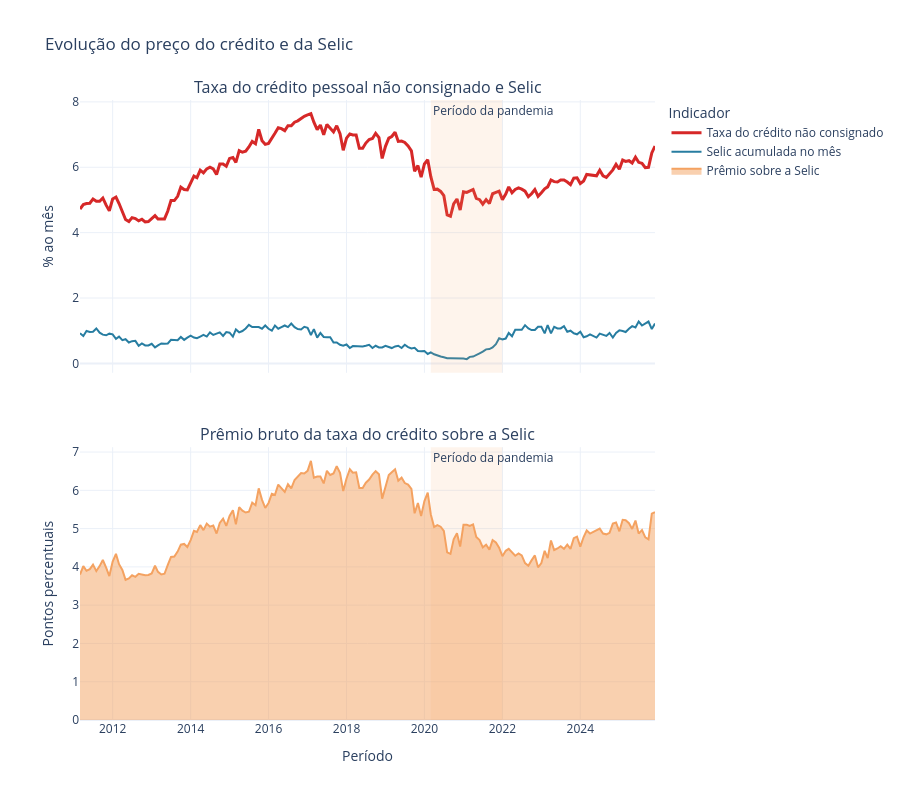

Notebook cell for this chart:
### Code cell
fig_juros = make_subplots(
    rows=2,
    cols=1,
    shared_xaxes=True,
    vertical_spacing=0.12,
    subplot_titles=[
        "Taxa do crédito pessoal não consignado e Selic",
        "Prêmio bruto da taxa do crédito sobre a Selic"
    ]
)

# Taxa do crédito
fig_juros.add_trace(
    go.Scatter(
        x=base_metricas["data"],
        y=base_metricas["juros_nao_consignado_pct_mes"],
        name="Taxa do crédito não consignado",
        line={
            "color": "#D62828",
            "width": 3
        }
    ),
    row=1,
    col=1
)

# Selic mensal
fig_juros.add_trace(
    go.Scatter(
        x=base_metricas["data"],
        y=base_metricas["selic_pct_mes"],
        name="Selic acumulada no mês",
        line={
            "color": "#277DA1",
            "width": 2
        }
    ),
    row=1,
    col=1
)

# Prêmio bruto sobre a Selic
fig_juros.add_trace(
    go.Scatter(
        x=base_metricas["data"],
        y=base_metricas["premio_sobre_selic_pp"],
        name="Prêmio sobre a Selic",
        fill="tozeroy",
        line={
            "color": "#F4A261",
            "width": 2
        }
    ),
    row=2,
    col=1
)

# Período da pandemia
fig_juros.add_vrect(
    x0="2020-03-01",
    x1="2021-12-31",
    fillcolor="#F4A261",
    opacity=0.12,
    line_width=0,
    annotation_text="Período da pandemia",
    annotation_position="top left",
    row="all",
    col=1
)

fig_juros.update_yaxes(
    title_text="% ao mês",
    row=1,
    col=1
)

fig_juros.update_yaxes(
    title_text="Pontos percentuais",
    row=2,
    col=1
)

fig_juros.update_xaxes(
    title_text="Período",
    row=2,
    col=1
)

fig_juros.update_layout(
    title="Evolução do preço do crédito e da Selic",
    template="plotly_white",
    height=800,
    hovermode="x unified",
    legend_title_text="Indicador"
)

fig_juros.show()

### Figure 1 — Plotly figure (JSON) as saved in the notebook; plotly's stock layout.template omitted (floating-point values rounded to 4 significant figures; data arrays with more than 128 entries replaced by an {"elided": "..."} marker saying what was removed)
{"data": [{"line": {"color": "#D62828", "width": 3}, "name": "Taxa do crédito não consignado", "type": "scatter", "x": {"elided": "178 str values"}, "xaxis": "x", "y": {"elided": "178 float values"}, "yaxis": "y"}, {"line": {"color": "#277DA1", "width": 2}, "name": "Selic acumulada no mês", "type": "scatter", "x": {"elided": "178 str values"}, "xaxis": "x", "y": {"elided": "178 float values"}, "yaxis": "y"}, {"fill": "tozeroy", "line": {"color": "#F4A261", "width": 2}, "name": "Prêmio sobre a Selic", "type": "scatter", "x": {"elided": "178 str values"}, "xaxis": "x2", "y": {"elided": "178 float values"}, "yaxis": "y2"}], "layout": {"annotations": [{"font": {"size": 16}, "showarrow": false, "text": "Taxa do crédito pessoal não consignado e Selic", "x": 0.5, "xanchor": "center", "xref": "paper", "y": 1, "yanchor": "bottom", "yref": "paper"}, {"font": {"size": 16}, "showarrow": false, "text": "Prêmio bruto da taxa do crédito sobre a Selic", "x": 0.5, "xanchor": "center", "xref": "paper", "y": 0.44, "yanchor": "bottom", "yref": "paper"}, {"showarrow": false, "text": "Período da pandemia", "x": "2020-03-01", "xanchor": "left", "xref": "x", "y": 1, "yanchor": "top", "yref": "y domain"}, {"showarrow": false, "text": "Período da pandemia", "x": "2020-03-01", "xanchor": "left", "xref": "x2", "y": 1, "yanchor": "top", "yref": "y2 domain"}], "height": 800, "hovermode": "x unified", "legend": {"title": {"text": "Indicador"}}, "shapes": [{"fillcolor": "#F4A261", "line": {"width": 0}, "opacity": 0.12, "type": "rect", "x0": "2020-03-01", "x1": "2021-12-31", "xref": "x", "y0": 0, "y1": 1, "yref": "y domain"}, {"fillcolor": "#F4A261", "line": {"width": 0}, "opacity": 0.12, "type": "rect", "x0": "2020-03-01", "x1": "2021-12-31", "xref": "x2", "y0": 0, "y1": 1, "yref": "y2 domain"}], "title": {"text": "Evolução do preço do crédito e da Selic"}, "xaxis": {"anchor": "y", "domain": [0, 1], "matches": "x2", "showticklabels": false}, "xaxis2": {"anchor": "y2", "domain": [0, 1], "title": {"text": "Período"}}, "yaxis": {"anchor": "x", "domain": [0.56, 1], "title": {"text": "% ao mês"}}, "yaxis2": {"anchor": "x2", "domain": [0, 0.44], "title": {"text": "Pontos percentuais"}}}}
